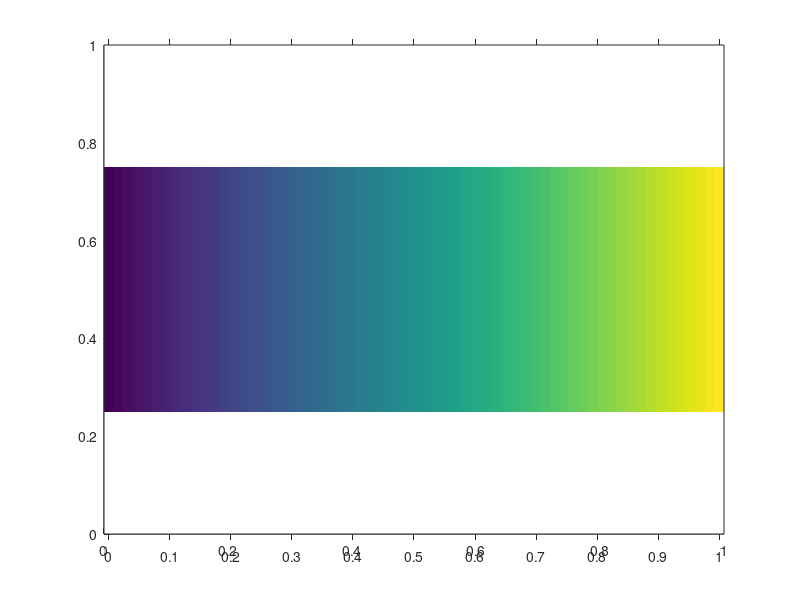

The MATLAB source for this figure:
function [hCb] = make_cb_horiz(label, ticks)

if nargin < 1
    label = [];
end

CC = colormap();            % N-by-3
CC = permute(CC, [3 1 2]);  % 1-by-N-by-3

clims = get(gca, 'CLim');

if nargin < 2
    ticks = linspace(clims(1), clims(end), 11);
end

hCb = axes();

clims(1) = min(clims(1), min(ticks));
clims(2) = max(clims(2), max(ticks));

xx = linspace(clims(1), clims(2), size(CC, 2))';
yy = zeros(size(xx));
image(xx, yy, CC);
set(hCb, 'TickDir', 'out');
set(hCb, 'XTick', ticks);
set(hCb, 'YTick', []);
set(hCb, 'box', 'on');
if ~isempty(label)
    xlabel(hCb, label);
end
